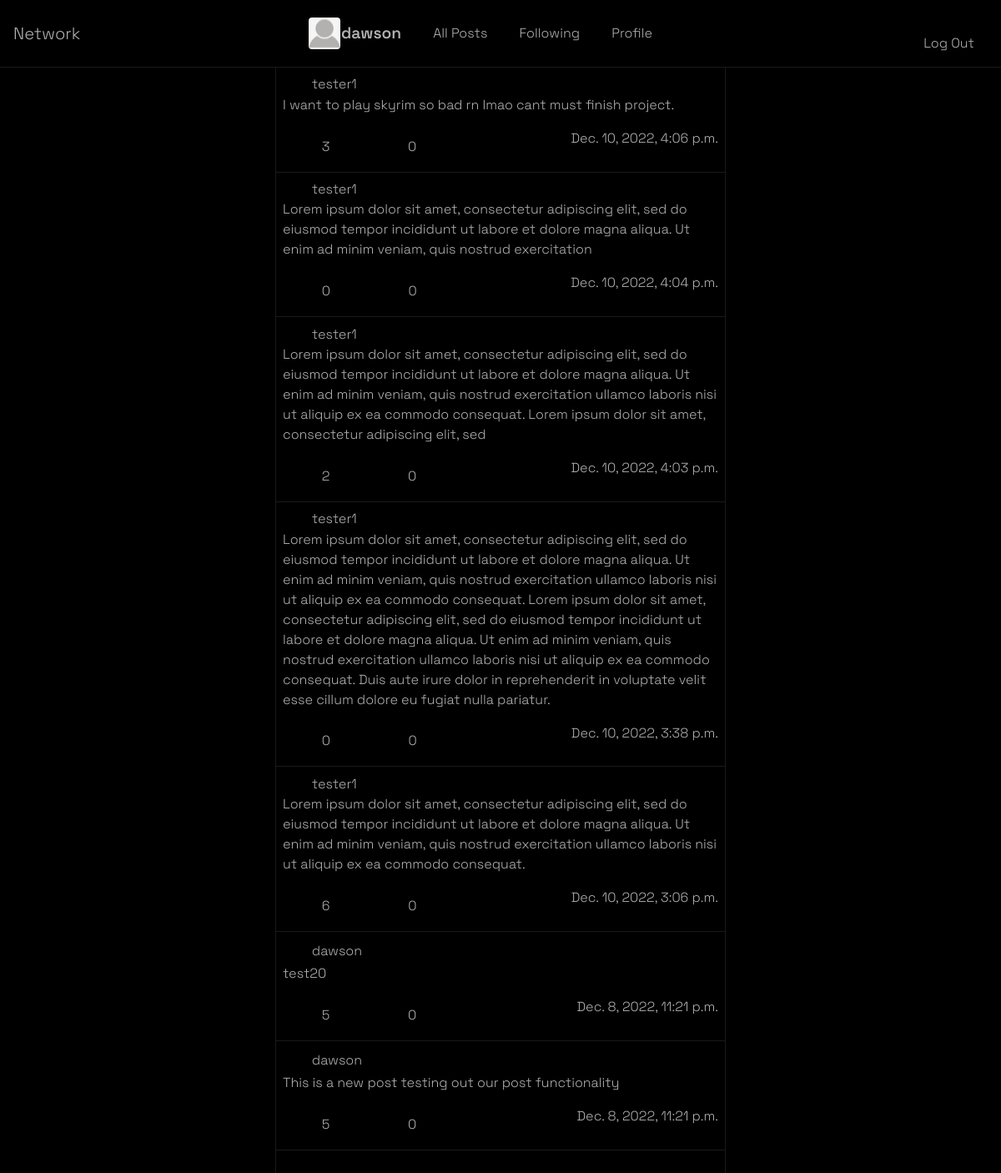
Before: / (signed in) with the older database file.
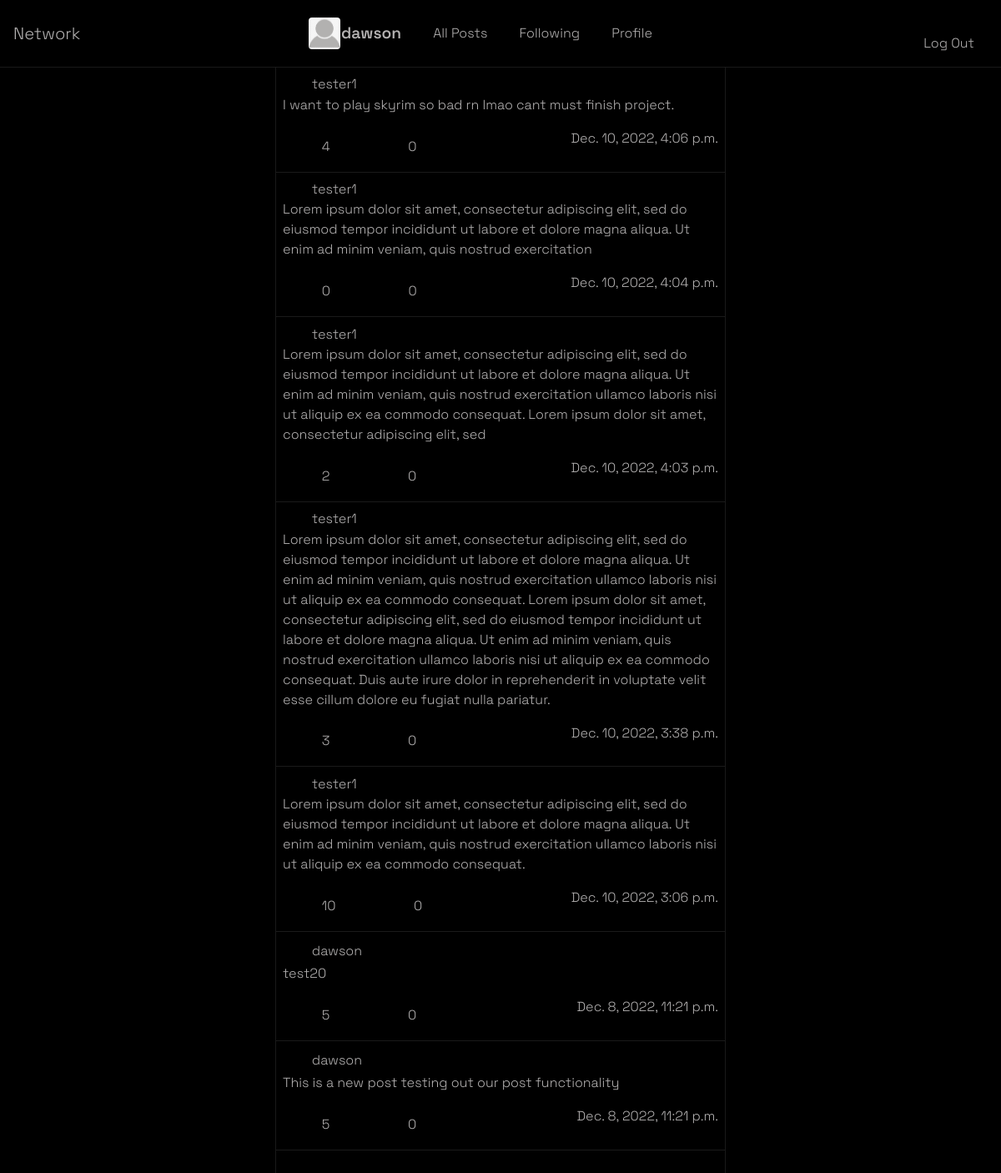
After: the same page with the newer database file.
### network/models.py (models this page shows, shortened)
class Post(models.Model):
    username = models.CharField(
        default='None', max_length=24, null=True, blank=True)
    caption = models.TextField(default="")
    timestamp = models.DateTimeField(auto_now_add=True)
    totalLikes = models.IntegerField(default=0)
    totalComments = models.IntegerField(default=0)

### network/views.py (the view, shortened to what this page needs)
# urls.py: path("", views.index, name="index"),
def index(request):
    posts = Post.objects.all().values()
    posts = posts.order_by("-timestamp").all()
    posts = Paginator(posts, 10)
    print(request)
    if posts.num_pages <= 5:
        return render(request, "network/index.html", {
            'postForm': PostForm,
            'numPages': posts.num_pages,
            'posts': posts.page(1).object_list,
        })
    return render(request, "network/index.html", {
        'postForm': PostForm,
        'numPages': posts.num_pages,
        'posts': posts.page(1).object_list,
    })

### network/templates/network/index.html (shortened to what this page needs)
{% extends "network/layout.html" %}
{% block body %}
    <div id='index-body'>
        <div id='post-container'>
            {% for i in posts %}
            <div class='single-post-container' id='{{ i.id }}'>
                <div class='user-info'>
                    <a class='profile-link' href='/profile/{{ i.username }}'><div id='{{ i.username }}' class='index-user-info-top'><box-icon id='profilePicIcon' name='user-circle' size='sm' color='rgb(230, 230, 230)'></box-icon>{{ i.username }}</div></a>
                    {% if i.username == user.username %}
                        <div class='edit-post'>
                            <button type="button" id='editPostButton' class="btn btn-dark" data-toggle="modal" data-target="#editPostPopup" data-whatever="@getbootstrap">
                                <box-icon animation='none' id='editPostSvg' name='plus-circle' size='30px' color="rgb(230, 230, 230)"></box-icon></button>
                        </div>
                    {% endif %}
                    </div>
                <div class='post-content'>
                    <p id='para_{{ i.id }}'>
                        {{ i.caption }}
                    </p>
                </div>
                <div class='post-footer'>
                    <div class='interactions'>
                        <form class='interaction-form' method='POST'>
                            <div class='interaction-form'>
                                <button type='submit' class='like interaction-button' name='{{ i.id }}'><box-icon color='white' size='sm' name='like' class='interaction-icons'></box-icon></button>
                                <p id='p-{{ i.id }}'>{{ i.totalLikes }}</p>
                            </div>
                            <div class='interaction-form'>
                                <button type='submit' class='dislike interaction-button' name='{{ i.id }}'><box-icon color='white' size='sm' name='dislike' class='interaction-icons'></box-icon></button>
                                <button type='submit' class='comment interaction-button' name='{{ i.id }}'><box-icon color='white' size='sm' name='comment' class='interaction-icons'></box-icon></button>
                                <p id='p-{{ i.id }}'>{{ i.totalComments }}</p>
                            </div>
                        </form>
                    </div>
                    <div class='post-timestamp'>
                        {{ i.timestamp }}
                    </div>
                </div>
            </div>
            {% endfor %}
            <nav aria-label="Page navigation example">
                <ul id='paginator-buttons' class="pagination">
                  <div>
                    <li class="disabled">
                    <a id='previous-page' href="/" tabindex="-1"><box-icon animation='fade-left-hover' color="rgb(230, 230, 230)" name='left-arrow-alt' ></box-icon></a>
                  </li>
                </div>
                <div>
                  <li class="">
                    <a id='next-page' href="/"><box-icon animation='fade-right-hover' color="rgb(230, 230, 230)" name='right-arrow-alt'></box-icon></a>
                  </li>
                </div>
                </ul>
              </nav>
        </div>
    </div>
{% endblock %}

Changed rows visible on the page:
changed Post "I want to play skyrim so bad rn lmao cant must finish project.": totalLikes "3" → "4"
changed Post "Dec. 10, 2022, 3:38 p.m.": totalLikes "0" → "3"
changed Post "Dec. 10, 2022, 3:06 p.m.": totalLikes "6" → "10"
